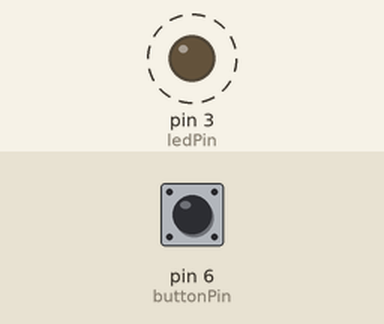
Simulated run of this sketch. Board: Arduino Leonardo, built with avr-gcc and run on an emulated ATmega32U4. Shown: output pins drawn as LEDs (lit = HIGH). Dashed ring = blinking. Inputs (shaded band) come from the test bench; at power-on: pin 6 (buttonPin) HIGH.

Above: at 0.02 s.
Timing chart, 0 to 3.0 s (numbered marks = the images above):
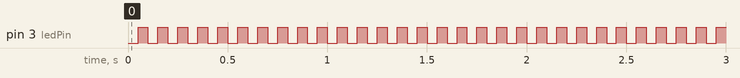

Measured:
- by itself, pin 3 (ledPin): alternates HIGH for 0.05 s and LOW for 0.05 s

The sketch:

lite.ino
```cpp
// (licence header left out)
#include "Keyboard.h"
#include "Mouse.h"

#define blinkInterval 50
#define ledPin 3
#define buttonPin 6

int defaultDelay = 4;
int defaultCharDelay = 5;
int rMin = 0;
int rMax = 100;

bool ledOn = true;

void typeKey(int key){
  Keyboard.press(key);
  delay(defaultCharDelay);
  Keyboard.release(key);
}

void setup(){

  pinMode(buttonPin, INPUT_PULLUP);
  pinMode(ledPin, OUTPUT);
  digitalWrite(ledPin, HIGH);

  if(digitalRead(buttonPin) == LOW){

    Keyboard.begin();
    Mouse.begin();

    /* ----- Begin-Script -----*/

    /* [Parsed By Duckuino (Licensed under MIT) - for more information visit: https://github.com/Nurrl/Dckuino.js] */
    delay(1000);

    delay(defaultDelay);
    Keyboard.print("HelloWorld!");

    /* ----- End-Script -----*/

    Keyboard.end();
  }
}

void loop(){
  ledOn = !ledOn;
  digitalWrite(ledPin, ledOn);
  delay(blinkInterval);
}
```
